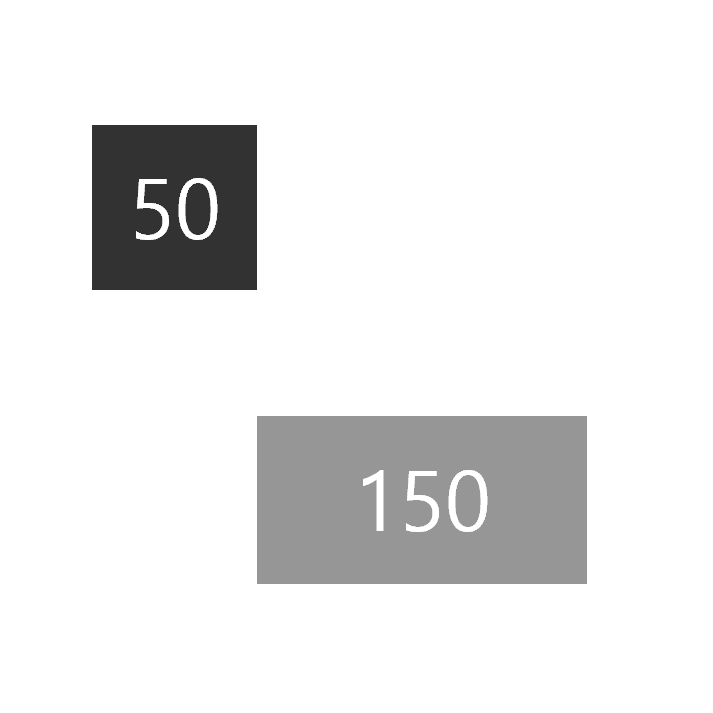
#> input picture gray1.png, 713 x 713 px
$ python sort_gray_test.py
#> lines starting #> are read from the running program, lines starting #| are printed output that depends on the picture
import cv2
import numpy as np
import matplotlib.pyplot as plt
import itertools

# sorting하는 방법 : 승은 작성
def histogram_matching_by_sorting(srcImage, srcHist, dstHist):
    # srcHist = (255 * srcHist / max(srcHist)).astype(np.uint8)
    # dstHist = (255 * dstHist / max(dstHist)).astype(np.uint8)

    # 이중 리스트를 1차원 리스트로
    # print(srcHist)
    srcHist = list(itertools.chain(*srcHist))
    dstHist = list(itertools.chain(*dstHist))
    # [7 lines of commented-out code are left out]

    sorted_index_srcHist = np.argsort(srcHist)[::-1]
    sorted_index_dstHist = np.argsort(dstHist)[::-1]
    # print(sorted_index_srcHist)


    lut = np.zeros((256), dtype=np.uint8)
    for i in range(histSize):
        # src_index = np.where(srcHist == sorted_srcHist[i])[0]
        # dst_index = np.where(dstHist == sorted_dstHist[i])[0]
        lut[sorted_index_srcHist[i]] = sorted_index_dstHist[i]

    resultImage = cv2.LUT(srcImage, lut)

    return resultImage

def histogram_matching_fromGPT(srcImage, srcHist, dstHist):
    srcCdf = np.cumsum(srcHist)
    dstCdf = np.cumsum(dstHist)

    lut = np.zeros((256), dtype=np.uint8)
    for i in range(256):
        minDiff = float('inf')
        index = 0
        for j in range(256):
            diff = abs(srcCdf[i] - dstCdf[j])
            if diff < minDiff:
                minDiff = diff
                index = j
                lut[i] = index

    resultImage = cv2.LUT(srcImage, lut)

    return resultImage


srcImage = cv2.imread("gray1.png")
#> srcImage is the input picture: shape (713, 713, 3); min 50, max 255, mean 233.7
dstImage = cv2.imread("gray2.png")
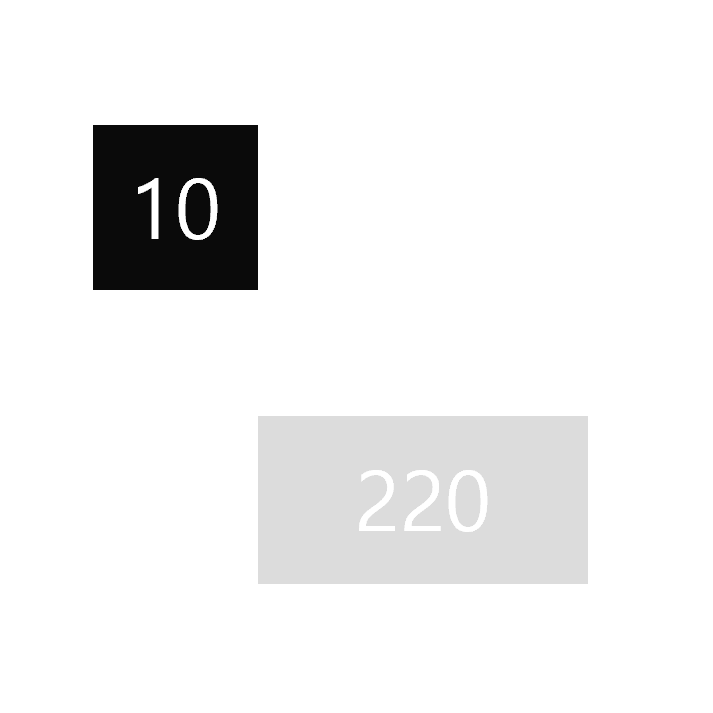
#> input picture gray2.png, 713 x 713 px
#> dstImage is the input picture: shape (713, 713, 3); min 10, max 255, mean 238.9


srcImage_ravel = srcImage.ravel()
dstImage_ravel = dstImage.ravel()

histSize = 256
range_ = [0, 256]
histRange = range_
uniform = True
accumulate = False
srcHist = cv2.calcHist([srcImage], [0], None, [histSize], histRange, uniform, accumulate)
#> srcHist = 256 values, max 428979 at index 255, min 0 at index 0, mean 1985.8
dstHist = cv2.calcHist([dstImage], [0], None, [histSize], histRange, uniform, accumulate)
#> dstHist = 256 values, max 428995 at index 255, min 0 at index 0, mean 1985.8
# srcHist, srccounts = np.histogram(srcImage, 256, [0,256])
# dstHist, dstcounts = np.histogram(dstImage, 256, [0,256])


# 승은 sorting 방식
resultImage = histogram_matching_by_sorting(srcImage, srcHist, dstHist)
#> in histogram_matching_by_sorting, `sorted_index_srcHist = np.argsort(srcHist)[::-1]`: sorted_index_srcHist = 256 values, max 255 at index 0, min 0 at index 255, mean 127.5
#> in histogram_matching_by_sorting, `sorted_index_dstHist = np.argsort(dstHist)[::-1]`: sorted_index_dstHist has the same summary as sorted_index_srcHist
#> after the loop in histogram_matching_by_sorting, `for i in range(histSize):`: lut = 256 values, max 255 at index 255, min 0 at index 0, mean 127.5

# GPT 방식
# resultImage = histogram_matching_fromGPT(srcImage, srcHist, dstHist)

resultHist = cv2.calcHist([resultImage], [0], None, [histSize], histRange, uniform, accumulate)
#> resultHist has the same summary as srcHist

# cv2.imwrite("gray_test_result.png", resultImage)

cv2.imshow('original', srcImage)
cv2.imshow('target', dstImage)
cv2.imshow('out', resultImage)

plt.figure("result", figsize=(10, 5))
plt.subplot(1, 3, 1)
plt.plot(srcHist)
plt.subplot(1, 3, 2)
plt.plot(dstHist)
plt.subplot(1, 3, 3)
plt.plot(resultHist)
plt.show()
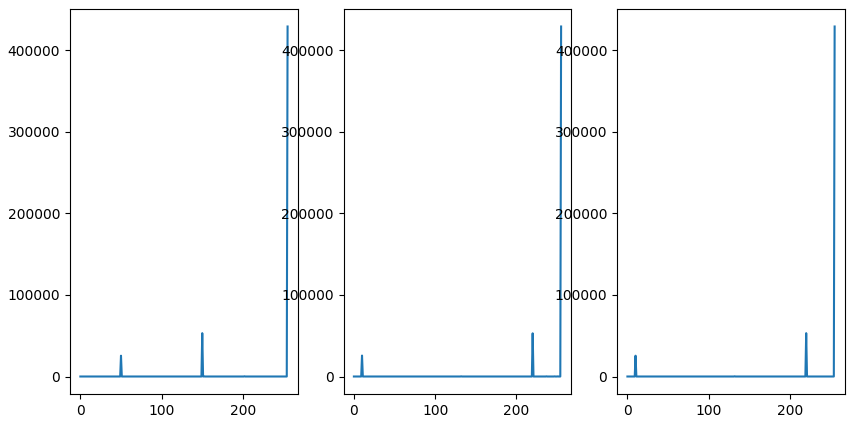
#> figure drawn by matplotlib, 3 panels; panel 1: curve peaks at x = 255, y = 428979; panel 2: curve peaks at x = 255, y = 428995; panel 3: curve peaks at x = 255, y = 428979

cv2.waitKey()
